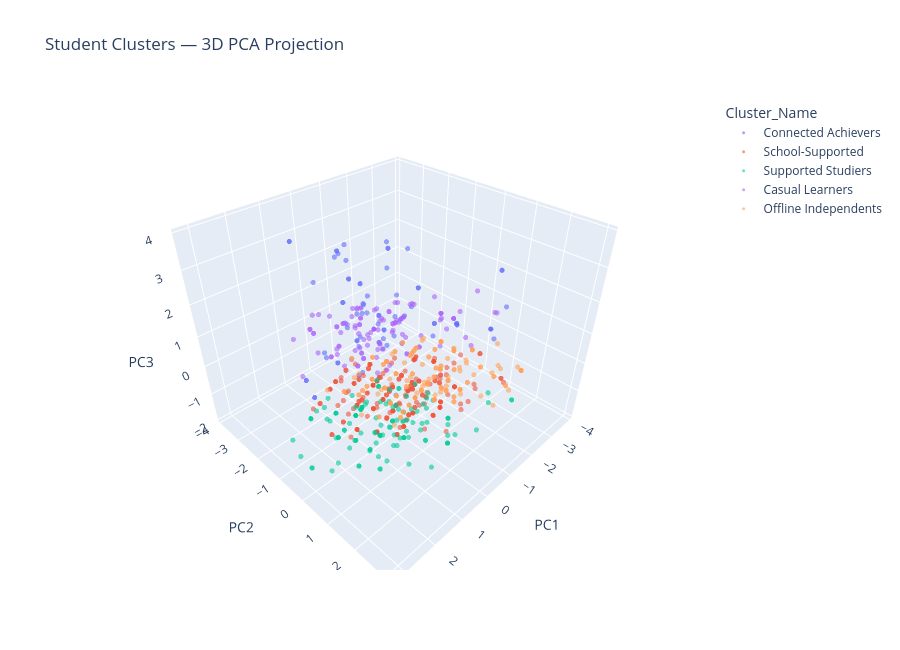

The notebook cell saved with this chart:
### Markdown cell above
## 12. 3D Scatter (Matplotlib — no WebGL needed)

### Code cell
import plotly.express as px

pca_viz3 = PCA(n_components=3, random_state=42)
X_3d = pca_viz3.fit_transform(X_scaled)

df_clean['PC1'] = X_3d[:, 0]
df_clean['PC2'] = X_3d[:, 1]
df_clean['PC3'] = X_3d[:, 2]

fig = px.scatter_3d(
    df_clean, x='PC1', y='PC2', z='PC3',
    color='Cluster_Name',
    title='Student Clusters — 3D PCA Projection',
    opacity=0.6,
    height=650
)
fig.update_traces(marker=dict(size=3))

# Save as HTML — opens in any browser without WebGL issues
fig.write_html('stu_cluster_3d.html')
print("Saved: stu_cluster_3d.html — open this file in your browser!")

fig.show()
